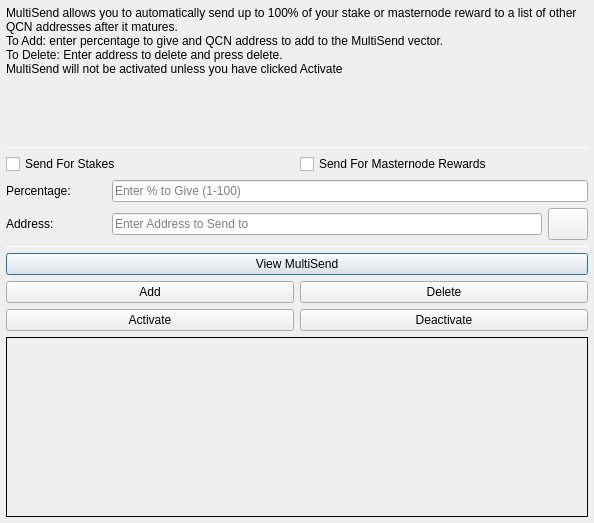
<?xml version="1.0" encoding="UTF-8"?>
<ui version="4.0">
 <class>MultiSendDialog</class>
 <widget class="QDialog" name="MultiSendDialog">
  <property name="windowModality">
   <enum>Qt::NonModal</enum>
  </property>
  <property name="geometry">
   <rect>
    <x>0</x>
    <y>0</y>
    <width>594</width>
    <height>523</height>
   </rect>
  </property>
  <property name="windowTitle">
   <string>MultiSend</string>
  </property>
  <layout class="QVBoxLayout" name="verticalLayout" stretch="0">
   <property name="leftMargin">
    <number>6</number>
   </property>
   <property name="topMargin">
    <number>6</number>
   </property>
   <property name="rightMargin">
    <number>6</number>
   </property>
   <property name="bottomMargin">
    <number>6</number>
   </property>
   <item>
    <layout class="QVBoxLayout" name="verticalLayout_Main" stretch="1,1,1,1,1,1">
     <item>
      <widget class="QLabel" name="label_2">
       <property name="lineWidth">
        <number>1</number>
       </property>
       <property name="text">
        <string>MultiSend allows you to automatically send up to 100% of your stake or masternode reward to a list of other QCN addresses after it matures.
To Add: enter percentage to give and QCN address to add to the MultiSend vector.
To Delete: Enter address to delete and press delete.
MultiSend will not be activated unless you have clicked Activate</string>
       </property>
       <property name="alignment">
        <set>Qt::AlignLeading|Qt::AlignLeft|Qt::AlignTop</set>
       </property>
       <property name="wordWrap">
        <bool>true</bool>
       </property>
      </widget>
     </item>
     <item>
      <widget class="Line" name="line">
       <property name="minimumSize">
        <size>
         <width>0</width>
         <height>1</height>
        </size>
       </property>
       <property name="maximumSize">
        <size>
         <width>16777215</width>
         <height>1</height>
        </size>
       </property>
       <property name="orientation">
        <enum>Qt::Horizontal</enum>
       </property>
      </widget>
     </item>
     <item>
      <layout class="QVBoxLayout" name="verticalLayout_Settings">
       <item>
        <layout class="QHBoxLayout" name="horizontalLayout">
         <item>
          <widget class="QCheckBox" name="multiSendStakeCheckBox">
           <property name="text">
            <string>Send For Stakes</string>
           </property>
          </widget>
         </item>
         <item>
          <widget class="QCheckBox" name="multiSendMasternodeCheckBox">
           <property name="text">
            <string>Send For Masternode Rewards</string>
           </property>
          </widget>
         </item>
        </layout>
       </item>
       <item>
        <layout class="QHBoxLayout" name="horizontalLayout_6">
         <item>
          <widget class="QLabel" name="label">
           <property name="minimumSize">
            <size>
             <width>100</width>
             <height>0</height>
            </size>
           </property>
           <property name="toolTip">
            <string>Percentage of stake to send</string>
           </property>
           <property name="text">
            <string>Percentage:</string>
           </property>
          </widget>
         </item>
         <item>
          <widget class="QLineEdit" name="multiSendPercentEdit">
           <property name="toolTip">
            <string>Enter whole numbers 1 - 100</string>
           </property>
           <property name="placeholderText">
            <string>Enter % to Give (1-100)</string>
           </property>
          </widget>
         </item>
        </layout>
       </item>
       <item>
        <layout class="QHBoxLayout" name="horizontalLayout_7">
         <item>
          <widget class="QLabel" name="label_5">
           <property name="minimumSize">
            <size>
             <width>100</width>
             <height>0</height>
            </size>
           </property>
           <property name="toolTip">
            <string>Address to send portion of stake to</string>
           </property>
           <property name="text">
            <string>Address:</string>
           </property>
          </widget>
         </item>
         <item>
          <widget class="QLineEdit" name="multiSendAddressEdit">
           <property name="toolTip">
            <string/>
           </property>
           <property name="placeholderText">
            <string>Enter Address to Send to</string>
           </property>
          </widget>
         </item>
         <item>
          <widget class="QPushButton" name="addressBookButton">
           <property name="maximumSize">
            <size>
             <width>16777215</width>
             <height>32</height>
            </size>
           </property>
           <property name="toolTip">
            <string>Choose an address from the address book</string>
           </property>
           <property name="text">
            <string/>
           </property>
           <property name="icon">
            <iconset resource="../qamblingchain.qrc">
             <normaloff>:/icons/address-book</normaloff>:/icons/address-book</iconset>
           </property>
           <property name="shortcut">
            <string>Alt+A</string>
           </property>
           <property name="autoDefault">
            <bool>false</bool>
           </property>
          </widget>
         </item>
        </layout>
       </item>
      </layout>
     </item>
     <item>
      <widget class="Line" name="line_2">
       <property name="minimumSize">
        <size>
         <width>0</width>
         <height>1</height>
        </size>
       </property>
       <property name="maximumSize">
        <size>
         <width>16777215</width>
         <height>1</height>
        </size>
       </property>
       <property name="orientation">
        <enum>Qt::Horizontal</enum>
       </property>
      </widget>
     </item>
     <item>
      <layout class="QVBoxLayout" name="verticalLayout_Buttons">
       <item>
        <layout class="QHBoxLayout" name="horizontalLayout_4">
         <item>
          <widget class="QPushButton" name="viewButton">
           <property name="toolTip">
            <string/>
           </property>
           <property name="statusTip">
            <string>View MultiSend Vector</string>
           </property>
           <property name="text">
            <string>View MultiSend</string>
           </property>
          </widget>
         </item>
        </layout>
       </item>
       <item>
        <layout class="QHBoxLayout" name="horizontalLayout_2">
         <item>
          <widget class="QPushButton" name="addButton">
           <property name="toolTip">
            <string/>
           </property>
           <property name="statusTip">
            <string>Add to MultiSend Vector</string>
           </property>
           <property name="text">
            <string>Add</string>
           </property>
          </widget>
         </item>
         <item>
          <widget class="QPushButton" name="deleteButton">
           <property name="toolTip">
            <string/>
           </property>
           <property name="statusTip">
            <string>Delete Address From MultiSend Vector</string>
           </property>
           <property name="text">
            <string>Delete</string>
           </property>
          </widget>
         </item>
        </layout>
       </item>
       <item>
        <layout class="QHBoxLayout" name="horizontalLayout_5">
         <item>
          <widget class="QPushButton" name="activateButton">
           <property name="statusTip">
            <string>Activate MultiSend</string>
           </property>
           <property name="text">
            <string>Activate</string>
           </property>
          </widget>
         </item>
         <item>
          <widget class="QPushButton" name="disableButton">
           <property name="statusTip">
            <string>Deactivate MultiSend</string>
           </property>
           <property name="text">
            <string>Deactivate</string>
           </property>
          </widget>
         </item>
        </layout>
       </item>
      </layout>
     </item>
     <item>
      <widget class="QLabel" name="message">
       <property name="minimumSize">
        <size>
         <width>0</width>
         <height>180</height>
        </size>
       </property>
       <property name="frameShape">
        <enum>QFrame::Panel</enum>
       </property>
       <property name="frameShadow">
        <enum>QFrame::Plain</enum>
       </property>
       <property name="lineWidth">
        <number>1</number>
       </property>
       <property name="midLineWidth">
        <number>1</number>
       </property>
       <property name="text">
        <string/>
       </property>
       <property name="alignment">
        <set>Qt::AlignLeading|Qt::AlignLeft|Qt::AlignTop</set>
       </property>
       <property name="wordWrap">
        <bool>true</bool>
       </property>
      </widget>
     </item>
    </layout>
   </item>
  </layout>
 </widget>
 <resources>
  <include location="../qamblingchain.qrc"/>
 </resources>
 <connections/>
</ui>
